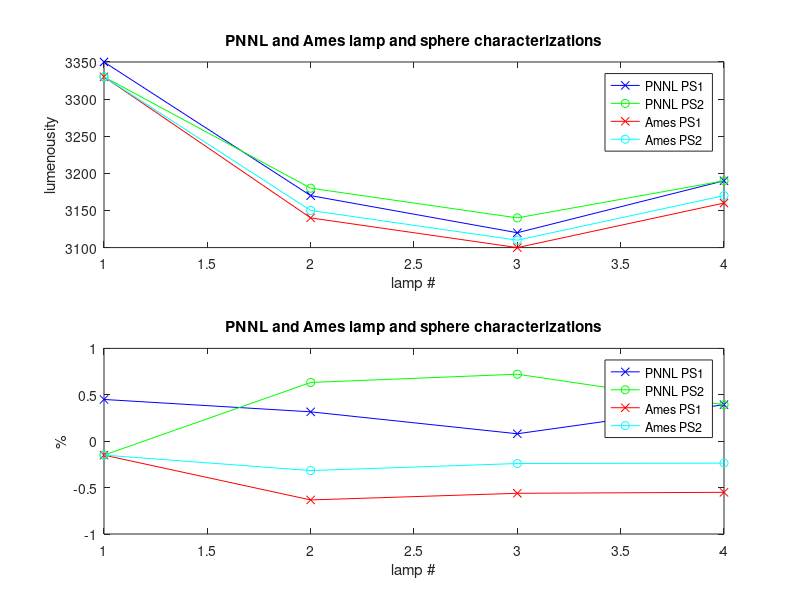

Source code (MATLAB): (Note: this script raises an error after producing the figure.)
PNNL.ps1.A = [2.75,2.75, 2.75, 2.75 ];
PNNL.ps1.V = [10.52,10.38,10.39,10.42];
PNNL.ps1.lum = [3350,3170,3120,3190];
PNNL.ps1.W = PNNL.ps1.V.*PNNL.ps1.A


PNNL.ps2.A = [2.75,2.75, 2.75, 2.75 ];
PNNL.ps2.V = [10.59,10.49,10.47,10.46];
PNNL.ps2.lum = [3330,3180,3140,3190];
PNNL.ps2.W = PNNL.ps2.V.*PNNL.ps2.A

%%
Ames.ps1.A = [2.75,2.75, 2.75, 2.75 ];
Ames.ps1.V = [10.53,10.38,10.4,10.42];
Ames.ps1.lum = [3330,3140,3100,3160];
Ames.ps1.W = Ames.ps1.V.*Ames.ps1.A


Ames.ps2.A = [2.75,2.75, 2.75, 2.75 ];
Ames.ps2.V = [10.59,10.44,10.46,10.48];
Ames.ps2.lum = [3330,3150,3110,3170];
Ames.ps2.W = Ames.ps2.V.*Ames.ps2.A

%%
all = [PNNL.ps1.lum;PNNL.ps2.lum;Ames.ps2.lum;Ames.ps1.lum];
mall = mean(all);%%

figure; 
s(1) = subplot(2,1,1); 
plot([1:4],PNNL.ps1.lum, 'bx-',[1:4],PNNL.ps2.lum,'go-',[1:4],Ames.ps1.lum, 'rx-',[1:4],Ames.ps2.lum,'co-');
title('PNNL and Ames lamp and sphere characterizations')
xlabel('lamp #');
legend('PNNL PS1','PNNL PS2','Ames PS1','Ames PS2');
ylabel('lumenousity');
s(2) = subplot(2,1,2); 
plot([1:4],100.*(PNNL.ps1.lum-mall)./mall, 'bx-',...
   [1:4],100.*(PNNL.ps2.lum-mall)./mall,'go-',...
   [1:4],100.*(Ames.ps1.lum-mall)./mall, 'rx-',...
   [1:4],100.*(Ames.ps2.lum-mall)./mall,'co-');
title('PNNL and Ames lamp and sphere characterizations')
xlabel('lamp #');
legend('PNNL PS1','PNNL PS2','Ames PS1','Ames PS2');
ylabel('%');

linkaxes(s,'x')
%%
% find SWS cal data for PNNL PS1 and PS2, lamps A-D
pnnl_path = 'C:\case_studies\SWS\calibration\PNNL_preAMES_2011_03_02\';
in_file = getfullname_([pnnl_path,'*.dat'],'sws_cals');
%
figure;
PNNL_ps1_lampA = read_sws_raw(in_file);

%%
ames_path = 'C:\case_studies\SWS\calibration\NASA_ARC_2011_03_07\March7_Monday\';
in_file = getfullname_([ames_path,'*.dat'],'sws_cals');
figure;
Ames_ps1_lampA = read_sws_raw(in_file);
%% Checking SWS response as function of distance from sphere

%% First at 20" distance
ames_path = 'C:\case_studies\SWS\calibration\NASA_ARC_2011_03_07\March7_Monday\ARC455\back_reflection_tests\D_20\';
fname = ['sgpswscf.00.20110307.171438.raw.dat'];
in_file = [ames_path, fname];
% in_file = getfullname_([ames_path,'*.dat'],'sws_cals');

figure;
A455_D20 = read_sws_raw(in_file);
%%
figure; lines = plot(A455_D20.Si_lambda, A455_D20.Si_spec(:,21:80)./(A455_D20.mean_Si_sig*A455_D20.Si_ms(21:80))-1,'-');
lines = recolor(lines, [21:80]); colorbar
%
hold('on');
lines2 = semilogy(A455_D20.In_lambda, A455_D20.In_spec(:,21:80)./(A455_D20.mean_In_sig*A455_D20.In_ms(21:80))-1,'-');
lines2 = recolor(lines2,[21:80]); 
hold('off');
% A455_D20.mean_Si_sig = mean(A455_D20.Si_spec(:,21:80),2)./mean(A455_D20.Si_ms(21:80));
% A455_D20.mean_In_sig = mean(A455_D20.In_spec(:,21:80),2)./mean(A455_D20.In_ms(21:80));
A455_D20.mean_Si_sig = A455_D20.mean_Si_sig./mean(A455_D20.Si_ms);
A455_D20.mean_In_sig = A455_D20.mean_In_sig./mean(A455_D20.In_ms);

%% Now for 15" distance
ames_path = 'C:\case_studies\SWS\calibration\NASA_ARC_2011_03_07\March7_Monday\ARC455\back_reflection_tests\D_15\';
% fname = ['sgpswscf.00.20110307.171618.raw.dat'];
% in_file = [ames_path, fname];
in_file = getfullname_([ames_path,'*.dat'],'sws_cals');

figure;
A455_D15_a = read_sws_raw(in_file);
in_file = getfullname_([ames_path,'*.dat'],'sws_cals');
% fname = ['sgpswscf.00.20110307.171758.raw.dat'];
A455_D15_b = read_sws_raw(in_file);
%%

A455_D15 = cat_sws_raw(A455_D15_a, A455_D15_b);
fld = fieldnames(A455_D15);
for f = 1:length(fld)
   if size(A455_D15.(fld{f}),2)==200
      if size(A455_D15.(fld{f}),1)==1
         A455_D15.(fld{f}) = A455_D15.(fld{f})(52:128);
      else
                  A455_D15.(fld{f}) = A455_D15.(fld{f})(:,52:128);
      end
   end
end
A455_D15.Si_dark = mean(A455_D15.Si_DN(:,A455_D15.shutter==1),2);
A455_D15.In_dark = mean(A455_D15.In_DN(:,A455_D15.shutter==1),2);
A455_D15.Si_spec = A455_D15.Si_DN - A455_D15.Si_dark*ones(size(A455_D15.time));
A455_D15.In_spec = A455_D15.In_DN - A455_D15.In_dark*ones(size(A455_D15.time));
A455_D15.Si_spec = A455_D15.Si_spec./(ones(size(A455_D15.Si_lambda))*A455_D15.Si_ms);
A455_D15.In_spec = A455_D15.In_spec./(ones(size(A455_D15.In_lambda))*A455_D15.In_ms);
%%
figure; plot([1:length(A455_D15.time)], max(A455_D15.Si_DN,[],1),'-o')
% A455_D15.time = A455_D15.time(52:128);

%%
figure; lines = plot(A455_D15.Si_lambda, A455_D15.Si_spec(:,10:69)./(A455_D15.mean_Si_sig*A455_D15.Si_ms(10:69))-1,'-');
lines = recolor(lines, [10:69]); colorbar
%
hold('on');
lines2 = plot(A455_D15.In_lambda, A455_D15.In_spec(:,10:69)./(A455_D15.mean_In_sig*A455_D15.In_ms(10:69))-1,'-');
lines2 = recolor(lines2,[10:69]); 
hold('off');
A455_D15.mean_Si_sig = mean(A455_D15.Si_spec(:,10:69),2)./mean(A455_D15.Si_ms(10:69));
A455_D15.mean_In_sig = mean(A455_D15.In_spec(:,10:69),2)./mean(A455_D15.In_ms(10:69));

%% Now for 7.5" distance
ames_path = 'C:\case_studies\SWS\calibration\NASA_ARC_2011_03_07\March7_Monday\ARC455\back_reflection_tests\D_7p5\';
% fname = ['sgpswscf.00.20110307.171618.raw.dat'];
% in_file = [ames_path, fname];
in_file = getfullname_([ames_path,'*.dat'],'sws_cals');
%%
figure;
A455_D7p5 = read_sws_raw(in_file);
%%
figure; plot([1:length(A455_D7p5.time)], max(A455_D7p5.Si_DN,[],1),'-o')
%%
% A4557p5.time = A4557p5.time(52:128);
fld = fieldnames(A455_D7p5);
for f = 1:length(fld)
   if size(A455_D7p5.(fld{f}),2)==100
      if size(A455_D7p5.(fld{f}),1)==1
         A455_D7p5.(fld{f}) = A455_D7p5.(fld{f})(20:end);
      else
                  A455_D7p5.(fld{f}) = A455_D7p5.(fld{f})(:,20:end);
      end
   end
end
A455_D7p5.Si_dark = mean(A455_D7p5.Si_DN(:,A455_D7p5.shutter==1),2);
A455_D7p5.In_dark = mean(A455_D7p5.In_DN(:,A455_D7p5.shutter==1),2);
A455_D7p5.Si_spec = A455_D7p5.Si_DN - A455_D7p5.Si_dark*ones(size(A455_D7p5.time));
A455_D7p5.In_spec = A455_D7p5.In_DN - A455_D7p5.In_dark*ones(size(A455_D7p5.time));
A455_D7p5.Si_spec = A455_D7p5.Si_spec./(ones(size(A455_D7p5.Si_lambda))*A455_D7p5.Si_ms);
A455_D7p5.In_spec = A455_D7p5.In_spec./(ones(size(A455_D7p5.In_lambda))*A455_D7p5.In_ms);

%%
figure; lines = plot(A455_D7p5.Si_lambda, A455_D7p5.Si_spec(:,A455_D7p5.shutter==0)./(A455_D7p5.mean_Si_sig*A455_D7p5.Si_ms(A455_D7p5.shutter==0))-1,'-');
lines = recolor(lines, [1:sum(A455_D7p5.shutter==0)]); colorbar
%
hold('on');
lines2 = plot(A455_D7p5.In_lambda, A455_D7p5.In_spec(:,A455_D7p5.shutter==0)./(A455_D7p5.mean_In_sig*A455_D7p5.In_ms(A455_D7p5.shutter==0))-1,'-');
lines2 = recolor(lines2,[1:sum(A455_D7p5.shutter==0)]);
hold('off');
A455_D7p5.mean_Si_sig = mean(A455_D7p5.Si_spec(:,A455_D7p5.shutter==0),2)./mean(A455_D7p5.Si_ms(A455_D7p5.shutter==0));
A455_D7p5.mean_In_sig = mean(A455_D7p5.In_spec(:,A455_D7p5.shutter==0),2)./mean(A455_D7p5.In_ms(A455_D7p5.shutter==0));

%% Now for 4" distance
ames_path = 'C:\case_studies\SWS\calibration\NASA_ARC_2011_03_07\March7_Monday\ARC455\back_reflection_tests\D_4\';
% fname = ['sgpswscf.00.20110307.171618.raw.dat'];
% in_file = [ames_path, fname];
in_file = getfullname_([ames_path,'*.dat'],'sws_cals');
%%
figure;
A455_D4 = read_sws_raw(in_file);
%%
figure; plot([1:length(A455_D4.time)], max(A455_D4.Si_DN,[],1),'-o')
%%
fld = fieldnames(A455_D4);
for f = 1:length(fld)
   if size(A455_D4.(fld{f}),2)==100
      if size(A455_D4.(fld{f}),1)==1
         A455_D4.(fld{f}) = A455_D4.(fld{f})(1:60);
      else
                  A455_D4.(fld{f}) = A455_D4.(fld{f})(:,1:60);
      end
   end
end
A455_D4.Si_dark = mean(A455_D4.Si_DN(:,A455_D4.shutter==1),2);
A455_D4.In_dark = mean(A455_D4.In_DN(:,A455_D4.shutter==1),2);
A455_D4.Si_spec = A455_D4.Si_DN - A455_D4.Si_dark*ones(size(A455_D4.time));
A455_D4.In_spec = A455_D4.In_DN - A455_D4.In_dark*ones(size(A455_D4.time));
A455_D4.Si_spec = A455_D4.Si_spec./(ones(size(A455_D4.Si_lambda))*A455_D4.Si_ms);
A455_D4.In_spec = A455_D4.In_spec./(ones(size(A455_D4.In_lambda))*A455_D4.In_ms);

%%
figure; lines = plot(A455_D4.Si_lambda, A455_D4.Si_spec(:,A455_D4.shutter==0)./(A455_D4.mean_Si_sig*A455_D4.Si_ms(A455_D4.shutter==0))-1,'-');
lines = recolor(lines, [1:sum(A455_D4.shutter==0)]); colorbar
%
hold('on');
lines2 = plot(A455_D4.In_lambda, A455_D4.In_spec(:,A455_D4.shutter==0)./(A455_D4.mean_In_sig*A455_D4.In_ms(A455_D4.shutter==0))-1,'-');
lines2 = recolor(lines2,[1:sum(A455_D4.shutter==0)]);
hold('off');
A455_D4.mean_Si_sig = mean(A455_D4.Si_spec(:,A455_D4.shutter==0),2)./mean(A455_D4.Si_ms(A455_D4.shutter==0));
A455_D4.mean_In_sig = mean(A455_D4.In_spec(:,A455_D4.shutter==0),2)./mean(A455_D4.In_ms(A455_D4.shutter==0));

%%
% This figure shows a disturbing dependence on distance throughout with over a 10% change.  
% This is bad news actually as it makes it diffult to separate FOV from
% back-reflection
figure; plot(A455_D20.Si_lambda, [A455_D20.mean_Si_sig,A455_D15.mean_Si_sig,A455_D7p5.mean_Si_sig,A455_D4.mean_Si_sig], '-')
legend('20','15','7p5','4') 

%% But moving on to look at values with the ARC 455 and 5 different
%% apertures at 6" distance from sphere.  
ames_path = 'C:\case_studies\SWS\calibration\NASA_ARC_2011_03_07\March7_Monday\ARC455\back_reflection_tests\D_7p5\';
% fname = ['sgpswscf.00.20110307.171618.raw.dat'];
% in_file = [ames_path, fname];
in_file = getfullname_([ames_path,'*.dat'],'sws_cals');
%%
figure;
A455_D7p5 = read_sws_raw(in_file);
%%
figure; plot([1:length(A455_D7p5.time)], max(A455_D7p5.Si_DN,[],1),'-o')

